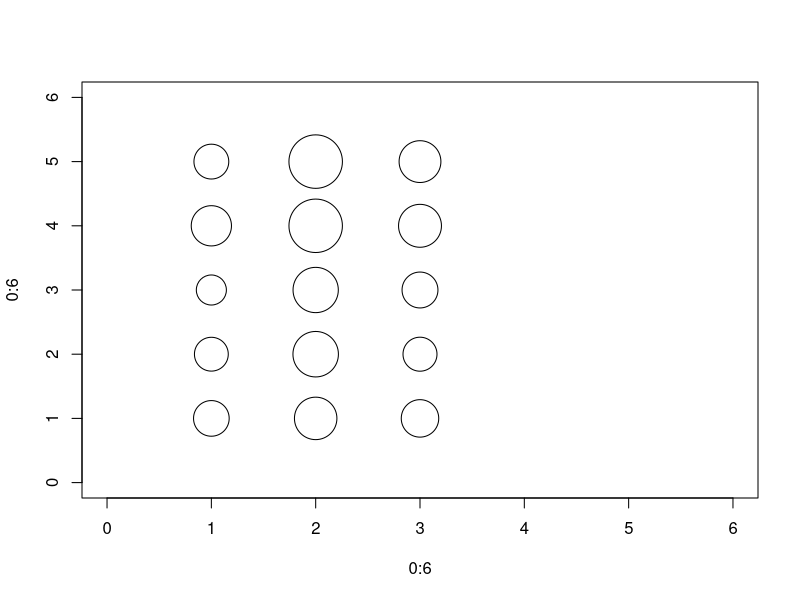
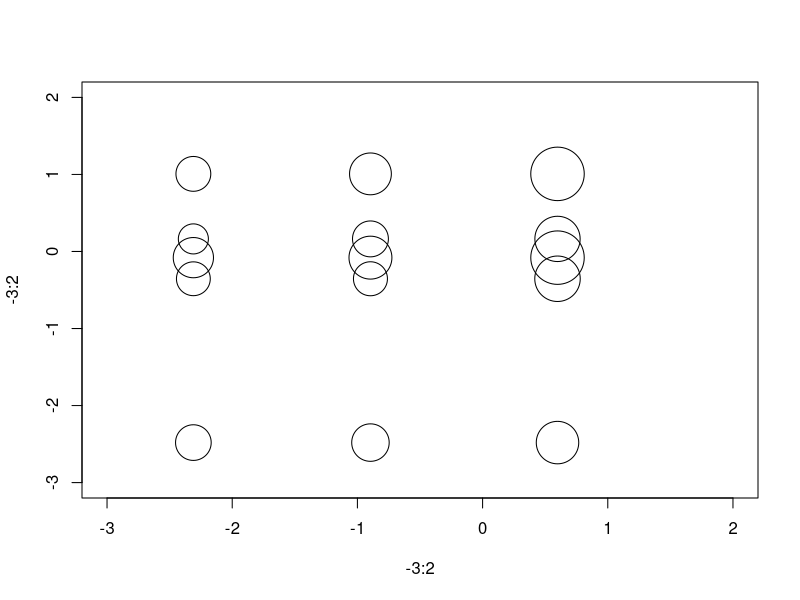
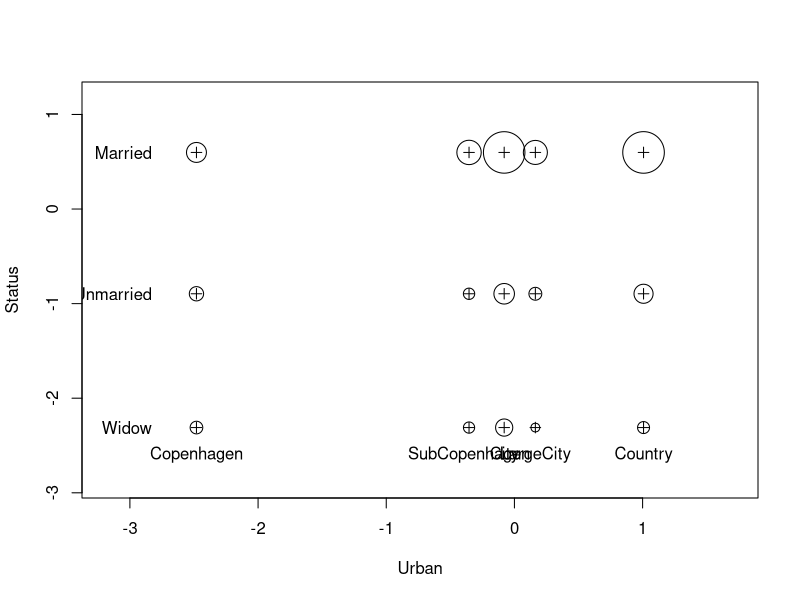
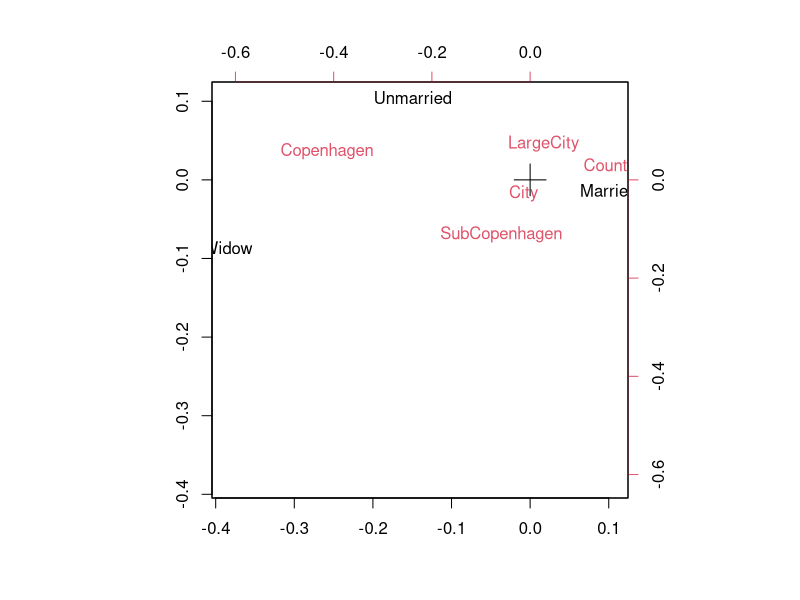
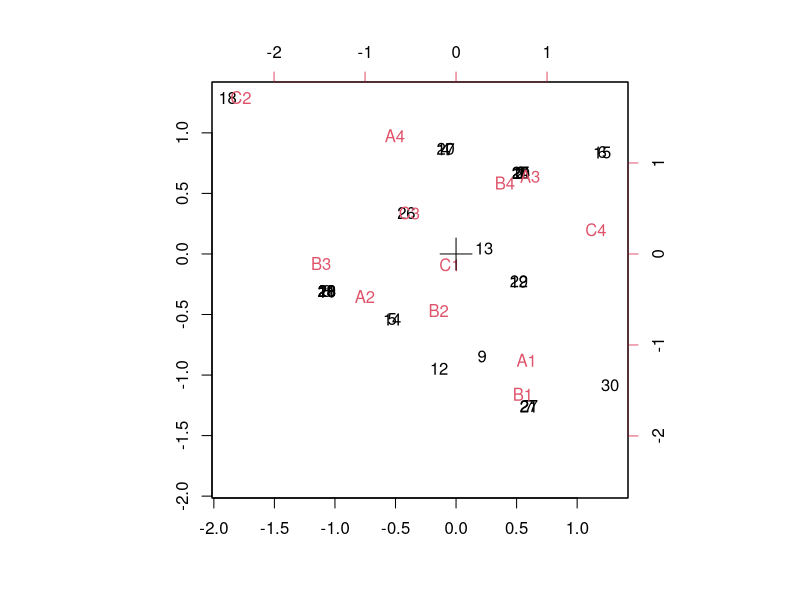

Write the R code that produced these figures, in order. (Note: this script raises an error after producing the figures.)
#Section 9.1
library(vcd)
tabledata<-xtabs(Freq~Status+Urban,data=DanishWelfare)
tabledata

chisq.test(tabledata)

round(prop.table(tabledata,margin=2),3)

# Define mathtic presentation
x<-c(1,2,3)
y<-c(1,2,3,4,5)
plot(0:6, 0:6, type = "n")
for (i in 1:3) {
for (j in 1:5) {
points(x[i],y[j],cex=log(tabledata[i,j]),xlim=c(0,4))
}
}

library(MASS)
result<-corresp(tabledata,nf=1)
result

plot(-3:2, -3:2, type = "n")
for (i in 1:3) {
for (j in 1:5) {
points(result$rscore[i],result$cscore[j],cex=log(tabledata[i,j]),xlim=c(0,4))
}
}

plot(result)

result<-corresp(tabledata,nf=2)
result

biplot(result)

#Section 9.2
gakuryoku <-read.csv("gakuryoku1.csv",head=TRUE)
head(gakuryoku)

library(MASS)
result <- corresp(gakuryoku,nf=2)
result

biplot(result)




#Section 9.3
gakuryoku <-read.csv("gakuryoku2.csv",head=TRUE)
head(gakuryoku)

A<-factor(gakuryoku$A,level=c(1:4),labels=c("A1","A2","A3","A4"))
B<-factor(gakuryoku$B,level=c(1:4),labels=c("B1","B2","B3","B4"))
C<-factor(gakuryoku$C,level=c(1:4),labels=c("C1","C2","C3","C4"))
gakuryoku <-data.frame(A,B,C)

A<-factor(gakuryoku$A,level=c(1:4),labels="A")
B<-factor(gakuryoku$B,level=c(1:4),labels="B")
C<-factor(gakuryoku$C,level=c(1:4),labels="C")
gakuryoku <-data.frame(A,B,C)

summary(gakuryoku)

library(MASS)
result <- mca(gakuryoku)
result

result$rs
result$cs

plot(result)
